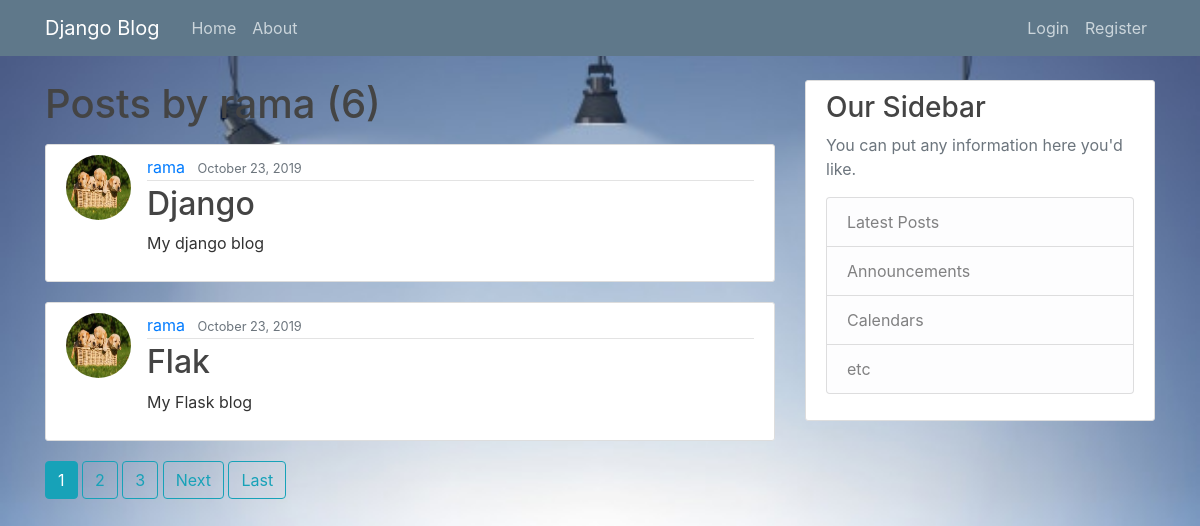
The page /user/rama/ on the database its author committed.
### blog/models.py (models this page shows, shortened)
class Post(models.Model):
    title=models.CharField(max_length=100)
    content=models.TextField()
    date_posted = models.DateTimeField(default=timezone.now)
    author = models.ForeignKey(User, on_delete=models.CASCADE)
    likes = models.ManyToManyField(User,related_name='likes',blank=True)
    views = models.PositiveIntegerField(default=0)

### users/models.py (models this page shows, shortened)
class Profile(models.Model):
    user=models.OneToOneField(User,on_delete=models.CASCADE)
    image=models.ImageField(default='default.jpg',upload_to='profile_pics')

### blog/views.py (the view)
# urls.py: path('user/<str:username>/',UserPostListView.as_view(),name='user-posts'),
class UserPostListView(ListView):
    model = Post
    template_name = 'blog/user_posts.html'  # <app>/<model>_<viewtype>.html
    context_object_name = 'posts'
    paginate_by = 2
    def get_queryset(self):
        user = get_object_or_404(User, username=self.kwargs.get('username'))
        return Post.objects.filter(author=user).order_by('-date_posted')

### blog/templates/blog/user_posts.html (shortened to what this page needs)
{% extends "blog/base.html" %}
{% block content %}
    <h1 class="mb-3">Posts by {{ view.kwargs.username }} ({{ page_obj.paginator.count }})</h1>
    {% for post in posts %}
        <article class="media content-section">
          <img class="rounded-circle article-img" src="{{ post.author.profile.image.url }}">
          <div class="media-body">
            <div class="article-metadata">
              <a class="mr-2" href="{% url 'blog:user-posts' post.author.username %}">{{ post.author }}</a>
              <small class="text-muted">{{ post.date_posted|date:"F d, Y" }}</small>
            </div>
            <h2><a class="article-title" href="{% url 'blog:post-detail' post.id %}">{{ post.title }}</a></h2>
            <p class="article-content">{{ post.content }}</p>
          </div>
        </article>
    {% endfor %}
    {% if is_paginated %}
      {% for num in page_obj.paginator.page_range %}
        {% if page_obj.number == num %}
          <a class="btn btn-info mb-4" href="?page={{ num }}">{{ num }}</a>
        {% elif num > page_obj.number|add:'-3' and num < page_obj.number|add:'3' %}
          <a class="btn btn-outline-info mb-4" href="?page={{ num }}">{{ num }}</a>
        {% endif %}
      {% endfor %}
      {% if page_obj.has_next %}
        <a class="btn btn-outline-info mb-4" href="?page={{ page_obj.next_page_number }}">Next</a>
        <a class="btn btn-outline-info mb-4" href="?page={{ page_obj.paginator.num_pages }}">Last</a>
      {% endif %}
    {% endif %}
{% endblock content %}

### blog/static/blog/main.css (style rules this page uses)
body { background: #fafafa; color: #333333; margin-top: 5rem; }
h1, h2, h3, h4, h5, h6 { color: #444444; }
.content-section { background: #ffffff; padding: 10px 20px; border: 1px solid #dddddd; border-radius: 3px; margin-bottom: 20px; }
.article-title { color: #444444; }
.article-content { white-space: pre-line; }
.article-img { height: 65px; width: 65px; margin-right: 16px; }
.article-metadata { padding-bottom: 1px; margin-bottom: 4px; border-bottom: 1px solid #e3e3e3 }

### rows shown on the page
Post: author.profile.image (picture), author "rama", date_posted "October 23, 2019", title "Django", content "My django blog"
Post: author.profile.image (picture), author "rama", date_posted "October 23, 2019", title "Flak", content "My Flask blog"

### other values the page prints
{{ view.kwargs.username }} "rama"
{{ page_obj.paginator.count }} "6"
{{ num }} "1"
{{ num }} "2" "3"
